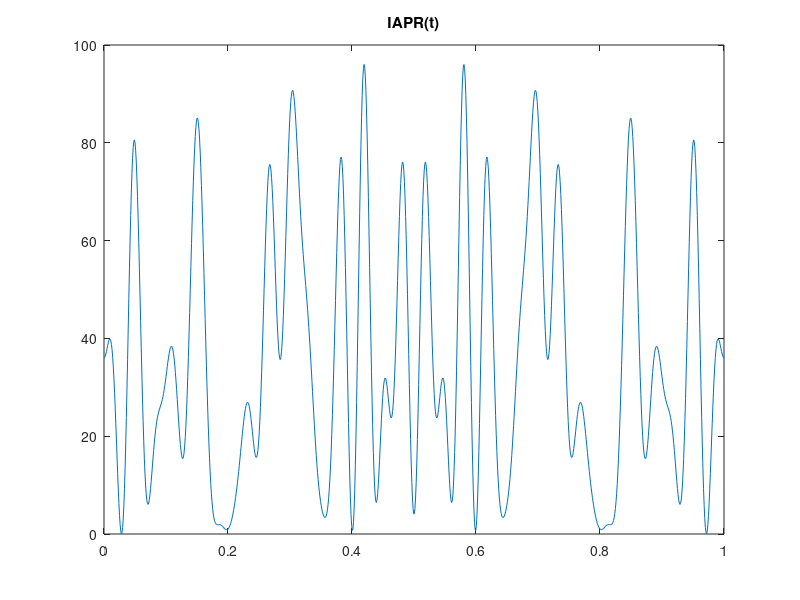

Write the MATLAB code that produced this figure.
clear ; close all ; clc

%Using Kronecker Product to let (14,12)-ZCP and (26,26)-ZCP form a
%(14*26,12*26)-ZCP = (364,312)-ZCP

%Use the ZCPs in Kernels
a=[1 1];
b=[1 -1];
c=[-1 -1 -1 -1 1 -1 -1 1 -1 -1 1 -1 -1 -1 1 1 1 1];
d=[-1 1 1 1 -1 -1 -1 1 -1 1 -1 1 1 -1 1 1 1 -1];
count=0;
%Some computation in Construction iii in handout
t1=(a+b)/2;
t2=(a-b)/2;
t3=(fliplr(a)-fliplr(b))/2; %fliplr(a) = reverse(a)
t4=(fliplr(a)+fliplr(b))/2;

F1=kron(c,t1)+kron(d,t2);
F2=kron(c,t3)-kron(d,t4);

tempF1XCOR=xcorr(F1);
tempF2XCOR=xcorr(F2);
F1XCOR=tempF1XCOR(1,364:length(tempF1XCOR));
F2XCOR=tempF2XCOR(1,364:length(tempF2XCOR));
tempZCP=F1XCOR+F2XCOR;
tempZCP(abs(tempZCP)<0.1)=0;
ZCP=tempZCP
for i=2:1:length(ZCP);
    if ZCP(1,i)==0
    count=count+1; 
    else
        break;
    end
end

%PAPR and PAV function
temp1=F2;
temp2=0;
t=linspace(0,1,1000);
for k=1:1:length(F1)
    temp2=temp2+(temp1(1,k))*exp(j*2*pi*k*t);
end
IAPR=temp2.*conj(temp2); %IAPR
plot(t,IAPR),title("IAPR(t)")
Pav=round(sum(1/length(t)*IAPR,2)); %Pav
PAPR=max(IAPR)/Pav;

fprintf("zone = Z = %d\n",count+1)
fprintf("PAPR = %2.3f",PAPR)
